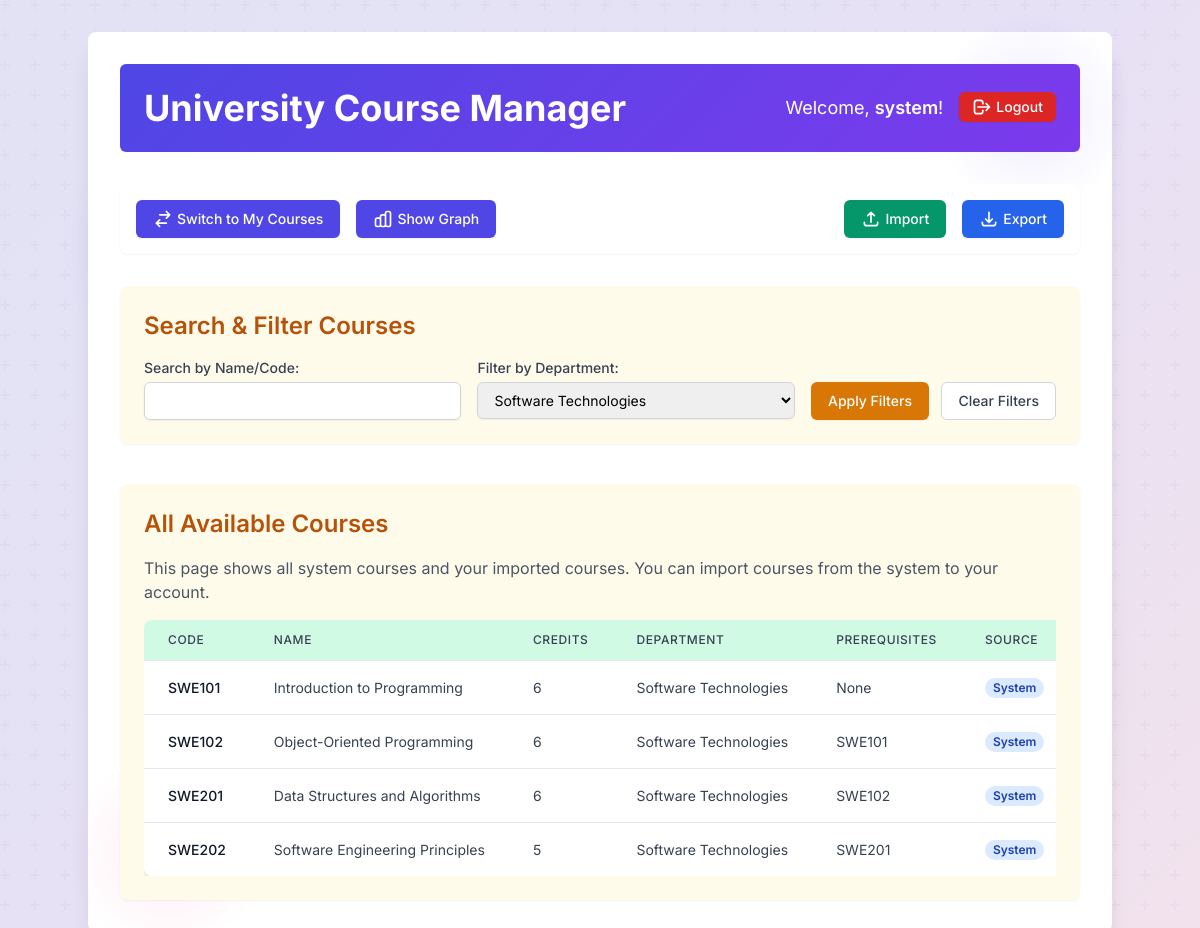
Page /app/all_courses.php?filter_department=Software Technologies (signed in) on the committed database.
### tables this page shows
CREATE TABLE IF NOT EXISTS courses (
    user_id INT NOT NULL,
    course_code VARCHAR(20) NOT NULL,
    course_name VARCHAR(255) NOT NULL,
    credits INT NOT NULL,
    department ENUM('Mathematics', 'Software Technologies', 'Informatics', 'Database', 'English', 'Soft Skills', 'Other') NOT NULL DEFAULT 'Other',
    source_type ENUM('system', 'imported', 'added') NOT NULL DEFAULT 'added',
    created_at TIMESTAMP DEFAULT CURRENT_TIMESTAMP,
    PRIMARY KEY (user_id, course_code),
    FOREIGN KEY (user_id) REFERENCES users(id) ON DELETE CASCADE
);

### app/all_courses.php (called while the page is built, shortened)
<?php
require_once __DIR__ . '/config.php';
require_once __DIR__ . '/auth.php';
require_once __DIR__ . '/course_manager.php';
$current_user_id = $_SESSION['user_id'];
$system_user_id = getUserIdByUsername(SYSTEM_USERNAME);
$search_name = trim($_GET['search_name'] ?? '');
$filter_department = trim($_GET['filter_department'] ?? '');
$courses = getAllCoursesForUser($current_user_id, $system_user_id, $search_name, $filter_department);
$courses_to_display = $courses;
$departments_enum = DEPARTMENTS;
$current_search_name = $search_name;
$current_filter_department = $filter_department;
$system_user_id = $system_user_id;
include __DIR__ . '/templates/layout.php';
?>

### app/config.php (called while the page is built, shortened)
<?php
function getDbConnection() {
    $conn = new mysqli(DB_SERVER, DB_USERNAME, DB_PASSWORD, DB_NAME);
    return $conn;
}
function getUserIdByUsername($username) {
    $conn = getDbConnection();
    $user_id = null;
    $stmt = $conn->prepare("SELECT id FROM users WHERE username = ?");
    $stmt->bind_param("s", $username);
    $stmt->execute();
    $result = $stmt->get_result();
    if ($row = $result->fetch_assoc()) {
        $user_id = $row['id'];
    }
    return $user_id;
}
?>

### app/course_manager.php (called while the page is built, shortened)
<?php
require_once __DIR__ . '/config.php';
function getAllCoursesForUser($user_id, $system_user_id, $search = '', $department = '') {
    $conn = getDbConnection();
    $query = "
        SELECT c.*,
               GROUP_CONCAT(DISTINCT cd.prerequisite_course_code) as prerequisites
        FROM courses c
        LEFT JOIN course_dependencies cd ON c.user_id = cd.course_user_id AND c.course_code = cd.course_code
        WHERE (c.user_id = ? OR c.user_id = ?)
    ";
    $params = [$user_id, $system_user_id];
    $types = "ii";
    if (!empty($department)) {
        $query .= " AND c.department = ?";
        $params[] = $department;
        $types .= "s";
    }
    $query .= " GROUP BY c.user_id, c.course_code ORDER BY c.created_at DESC";
    $stmt = $conn->prepare($query);
    $stmt->bind_param($types, ...$params);
    $stmt->execute();
    $result = $stmt->get_result();
    $courses = [];
    while ($row = $result->fetch_assoc()) {
        $row['prerequisites'] = $row['prerequisites'] ? explode(',', $row['prerequisites']) : [];
        $courses[] = $row;
    }
    return $courses;
}
?>

### app/templates/all_courses.php (the view, shortened to what this page needs)
<div class="mb-10 p-6 bg-yellow-50 rounded-lg shadow-sm">
    <h2 class="text-2xl font-semibold text-yellow-700 mb-4">Search & Filter Courses</h2>
    <form action="all_courses.php" method="get" class="space-y-4 md:flex md:space-y-0 md:space-x-4">
        <div class="flex-1">
            <label for="search_name" class="block text-sm font-medium text-gray-700">Search by Name/Code:</label>
            <input type="text" id="search_name" name="search_name"
                   value="<?php echo htmlspecialchars($current_search_name); ?>"
                   class="mt-1 block w-full px-3 py-2 border border-gray-300 rounded-md shadow-sm focus:outline-none focus:ring-yellow-500 focus:border-yellow-500 sm:text-sm">
        </div>
        <div class="flex-1">
            <label for="filter_department" class="block text-sm font-medium text-gray-700">Filter by Department:</label>
            <select id="filter_department" name="filter_department"
                    class="mt-1 block w-full px-3 py-2 border border-gray-300 rounded-md shadow-sm focus:outline-none focus:ring-yellow-500 focus:border-yellow-500 sm:text-sm">
                <?php foreach ($departments_enum as $dept): ?>
                    <option value="<?php echo htmlspecialchars($dept); ?>"
                        <?php echo ($current_filter_department === $dept) ? 'selected' : ''; ?>>
                        <?php echo htmlspecialchars($dept); ?>
                    </option>
                <?php endforeach; ?>
            </select>
        </div>
        <div class="md:self-end">
            <button type="submit"
                    class="inline-flex items-center px-4 py-2 border border-transparent text-sm font-medium rounded-md shadow-sm text-white bg-yellow-600 hover:bg-yellow-700 focus:outline-none focus:ring-2 focus:ring-offset-2 focus:ring-yellow-500">
                Apply Filters
            </button>
            <?php if (!empty($current_search_name) || !empty($current_filter_department)): ?>
                <a href="all_courses.php" class="inline-flex items-center px-4 py-2 border border-gray-300 text-sm font-medium rounded-md text-gray-700 bg-white hover:bg-gray-50 ml-2">
                    Clear Filters
                </a>
            <?php endif; ?>
        </div>
    </form>
</div>
<div class="p-6 bg-yellow-50 rounded-lg shadow-sm">
    <h2 class="text-2xl font-semibold text-yellow-700 mb-4">All Available Courses</h2>
    <p class="text-gray-600 mb-4">This page shows all system courses and your imported courses. You can import courses from the system to your account.</p>
    <div class="overflow-x-auto">
        <table class="min-w-full divide-y divide-gray-200 shadow-md rounded-lg overflow-hidden">
            <thead class="bg-green-100">
                <tr>
                    <th scope="col" class="px-6 py-3 text-left text-xs font-medium text-gray-700 uppercase tracking-wider rounded-tl-lg">Code</th>
                    <th scope="col" class="px-6 py-3 text-left text-xs font-medium text-gray-700 uppercase tracking-wider">Name</th>
                    <th scope="col" class="px-6 py-3 text-left text-xs font-medium text-gray-700 uppercase tracking-wider">Credits</th>
                    <th scope="col" class="px-6 py-3 text-left text-xs font-medium text-gray-700 uppercase tracking-wider">Department</th>
                    <th scope="col" class="px-6 py-3 text-left text-xs font-medium text-gray-700 uppercase tracking-wider">Prerequisites</th>
                    <th scope="col" class="px-6 py-3 text-left text-xs font-medium text-gray-700 uppercase tracking-wider rounded-tr-lg">Source</th>
                </tr>
            </thead>
            <tbody class="bg-white divide-y divide-gray-200">
                <?php if (!empty($courses_to_display)): ?>
                    <?php foreach ($courses_to_display as $course): ?>
                        <tr class='hover:bg-gray-50'>
                            <td class='px-6 py-4 whitespace-nowrap text-sm font-medium text-gray-900'><?php echo htmlspecialchars($course['course_code']); ?></td>
                            <td class='px-6 py-4 whitespace-nowrap text-sm text-gray-700'><?php echo htmlspecialchars($course['course_name']); ?></td>
                            <td class='px-6 py-4 whitespace-nowrap text-sm text-gray-700'><?php echo htmlspecialchars($course['credits']); ?></td>
                            <td class='px-6 py-4 whitespace-nowrap text-sm text-gray-700'><?php echo htmlspecialchars($course['department']); ?></td>
                            <td class='px-6 py-4 text-sm text-gray-700'>
                                <?php
                                if (!empty($course['prerequisites'])) {
                                    $prereqs = is_array($course['prerequisites']) ? $course['prerequisites'] : explode(',', $course['prerequisites']);
                                    echo htmlspecialchars(implode(', ', $prereqs));
                                } else {
                                    echo 'None';
                                }
                                ?>
                            </td>
                            <td class='px-6 py-4 whitespace-nowrap text-sm text-gray-700'>
                                <?php if ($course['user_id'] === $system_user_id): ?>
                                    <span class="px-2 inline-flex text-xs leading-5 font-semibold rounded-full bg-blue-100 text-blue-800">System</span>
                                <?php else: ?>
                                    <span class="px-2 inline-flex text-xs leading-5 font-semibold rounded-full bg-green-100 text-green-800">
                                        <?php echo ucfirst($course['source_type']); ?>
                                    </span>
                                <?php endif; ?>
                            </td>
                        </tr>
                    <?php endforeach; ?>
                <?php else: ?>
                    <tr><td colspan='6' class='px-6 py-4 text-sm text-gray-500 text-center'>No courses found.</td></tr>
                <?php endif; ?>
            </tbody>
        </table>
    </div>
</div>

### app/templates/layout.php (style rules this page uses)
body { font-family: 'Inter', sans-serif; background-color: #f3f4f6; position: relative; min-height: 100vh; overflow-x: hidden; }
body::before { content: ''; position: fixed; top: 0; left: 0; width: 100%; height: 100%; z-index: -1; }

### rows in the picture
courses: course_code "SWE101", course_name "Introduction to Programming", credits "6", department "Software Technologies", shows "None", shows "System"
courses: course_code "SWE102", course_name "Object-Oriented Programming", credits "6", department "Software Technologies", prereqs "SWE101", shows "System"
courses: course_code "SWE201", course_name "Data Structures and Algorithms", credits "6", department "Software Technologies", prereqs "SWE102", shows "System"
courses: course_code "SWE202", course_name "Software Engineering Principles", credits "5", department "Software Technologies", prereqs "SWE201", shows "System"

### other values in the picture
$_SESSION['username'] "system"
$alternative_view "My Courses"
form field filter_department "Software Technologies"
